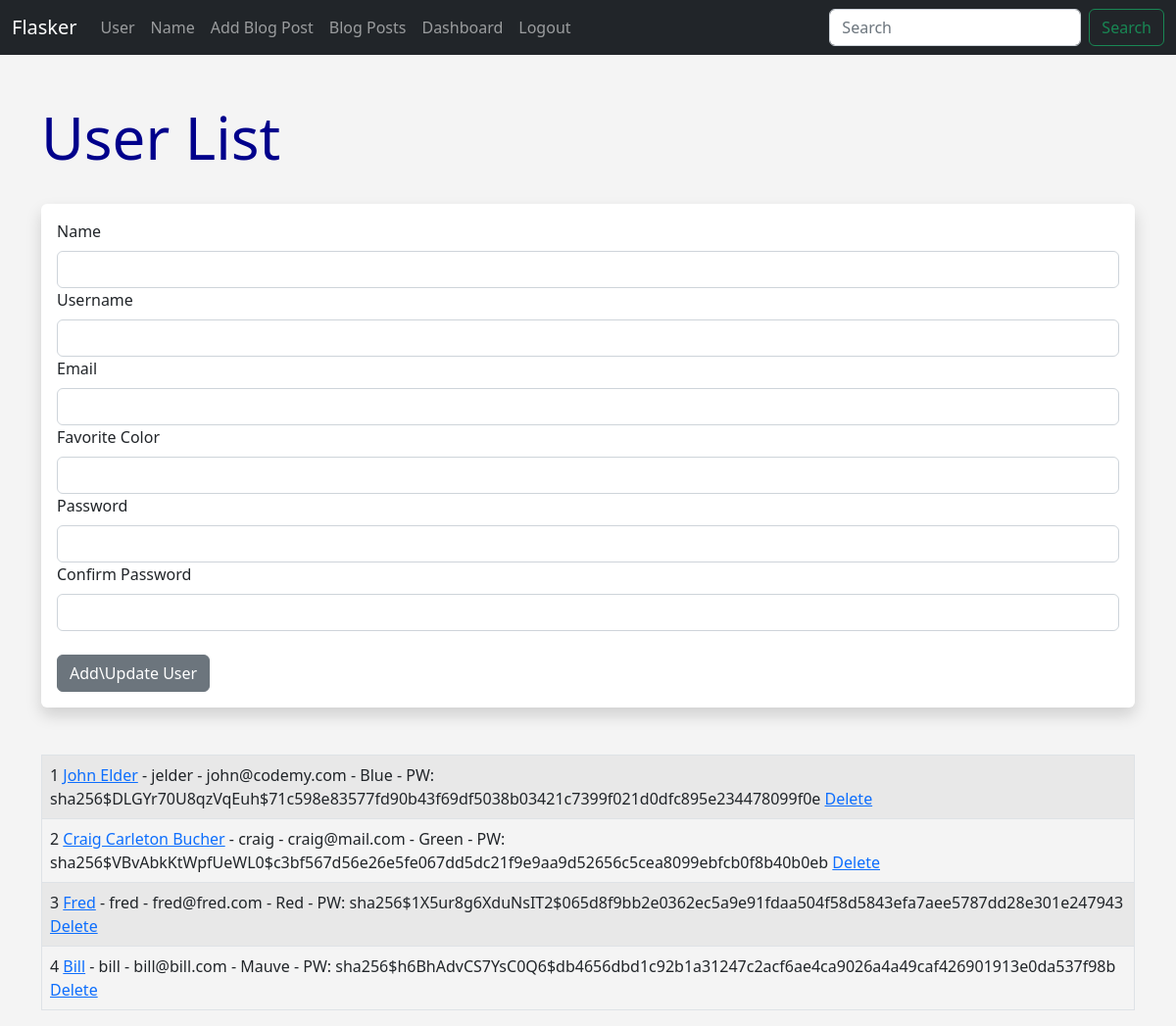
Screenshot of /user/add (signed in) with the database file from the repository.
### models.py (models this page shows, shortened)
class Users(db.Model, UserMixin):
    id = db.Column(db.Integer, primary_key=True) # gets assigned automatically, since primary key
    username = db.Column(db.String(20), nullable=False)
    name = db.Column(db.String(200), nullable=False) # max length=200, cannot be blank
    email = db.Column(db.String(120), nullable=False, unique=True) # must be unique
    date_added = db.Column(db.DateTime, default=datetime.utcnow)
    favorite_color = db.Column(db.String(120))
    password_hash = db.Column(db.String(128))
    @property
    def password(self):
        raise AttributeError('Password is not a readable attribute!') # shows error if something goes wrong

### hello.py (the view, shortened to what this page needs)
@app.route('/user/add', methods=['GET', 'POST'])
def add_user():
    name = None
    form = UserForm()
    our_users = Users.query.order_by(Users.date_added)
    return render_template('add_user.html', form=form, name=name, our_users=our_users)

### forms.py
class UserForm(FlaskForm):
    name = StringField('Name', validators=[DataRequired()])
    username = StringField('Username', validators=[DataRequired()])
    email = StringField('Email', validators=[DataRequired()])
    favorite_color = StringField('Favorite Color')
    password_hash = PasswordField('Password', validators=[DataRequired(), EqualTo('password_hash2')])
    password_hash2 = PasswordField('Confirm Password', validators=[DataRequired()])
    submit = SubmitField('Add\\Update User') # 'submit' button

### hello.py (called while the page is built)
@login_manager.user_loader
def load_user(user_id):
    return Users.query.get(int(user_id))

### templates/add_user.html (shortened to what this page needs)
{% extends 'base.html' %}
{% block content %}
{% if name %}
    <h1>Hello, {{ name}}!</h1>
    <br/>
    <br/><br/>
    {% else %}
    <h1>User List</h1>
    <br/>
    <div class="shadow p-3 mb-5 bg-body rounded">
    <form method="POST">
        {{ form.name.label(class="form-label") }}
        {{ form.name(class="form-control") }}
        {{ form.username.label(class="form-label") }}
        {{ form.username(class="form-control") }}
        {{ form.email.label(class="form-label") }}
        {{ form.email(class="form-control") }}
        {{ form.favorite_color.label(class="form-label") }}
        {{ form.favorite_color(class="form-control") }}
        {{ form.password_hash.label(class="form-label") }}
        {{ form.password_hash(class="form-control") }}
        {{ form.password_hash2.label(class="form-label") }}
        {{ form.password_hash2(class="form-control") }}
        <br/>
        {{ form.submit(class="btn btn-secondary") }}
    </form>
</div>
{% endif %}
<table class="table table-hover table-bordered table-striped">
{% for our_user in our_users %}
    <tr>
    <td>{{ our_user.id }} <a href="{{ url_for('update', id=our_user.id) }}"> {{ our_user.name }}</a> - {{ our_user.username }} - {{ our_user.email }} - {{ our_user.favorite_color }} - PW: {{ our_user.password_hash}} <a href="{{ url_for('delete', id=our_user.id) }}">Delete</a></td>
    </tr>
{% endfor %}
</table>
{% endblock %}

### static/css/style.css (style rules this page uses)
h1 { color: darkblue; font-size: 60px; }
body { background: #f4f4f4; }

### rows the page displays
Users: id "1", name "John Elder", username "jelder", email "john@codemy.com", favorite_color "Blue", password_hash "sha256$DLGYr70U8qzVqEuh$71c598e83577fd90b43f69df5038b03421c7399f021d0dfc895e234478099f0e"
Users: id "2", name "Craig Carleton Bucher", username "craig", email "craig@mail.com", favorite_color "Green", password_hash "sha256$VBvAbkKtWpfUeWL0$c3bf567d56e26e5fe067dd5dc21f9e9aa9d52656c5cea8099ebfcb0f8b40b0eb"
Users: id "3", name "Fred", username "fred", email "fred@fred.com", favorite_color "Red", password_hash "sha256$1X5ur8g6XduNsIT2$065d8f9bb2e0362ec5a9e91fdaa504f58d5843efa7aee5787dd28e301e247943"
Users: id "4", name "Bill", username "bill", email "bill@bill.com", favorite_color "Mauve", password_hash "sha256$h6BhAdvCS7YsC0Q6$db4656dbd1c92b1a31247c2acf6ae4ca9026a4a49caf426901913e0da537f98b"
